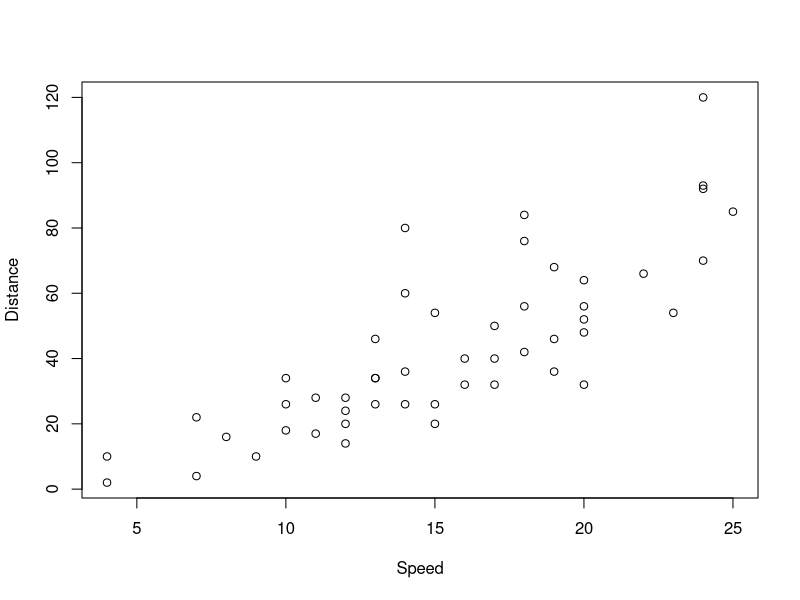
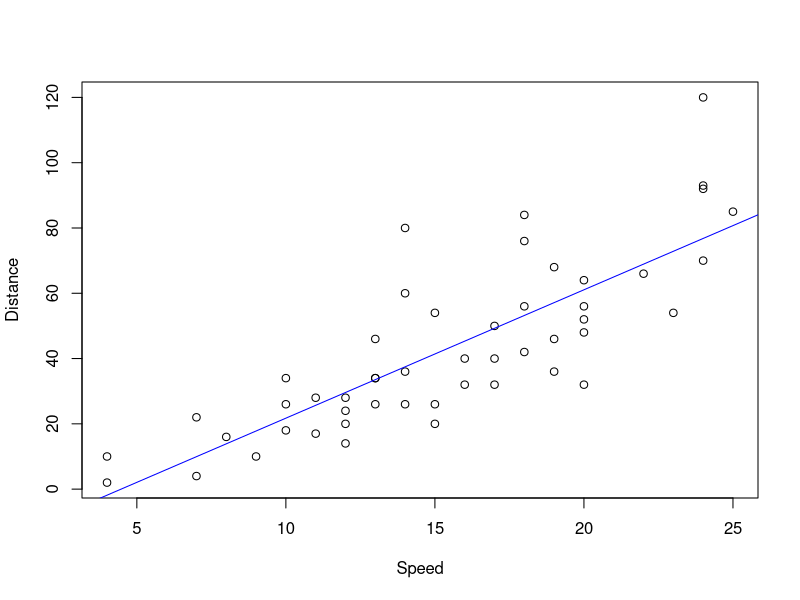
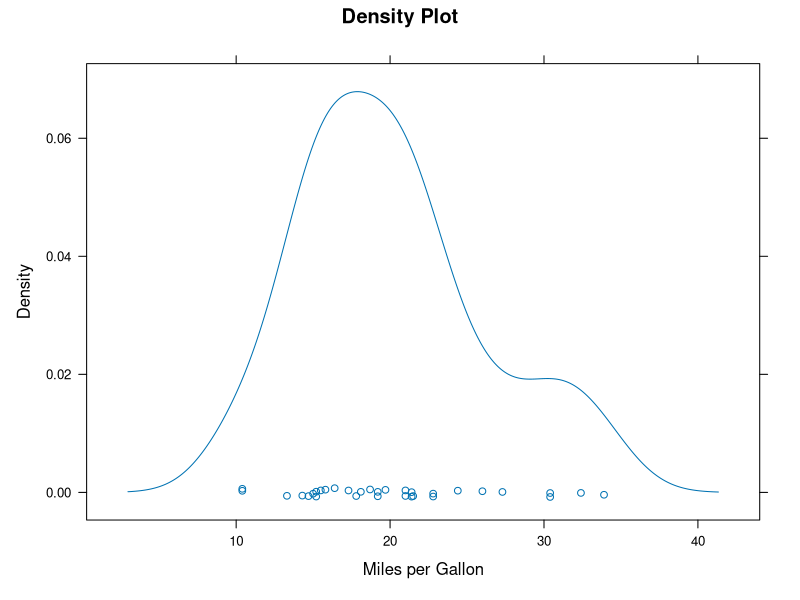
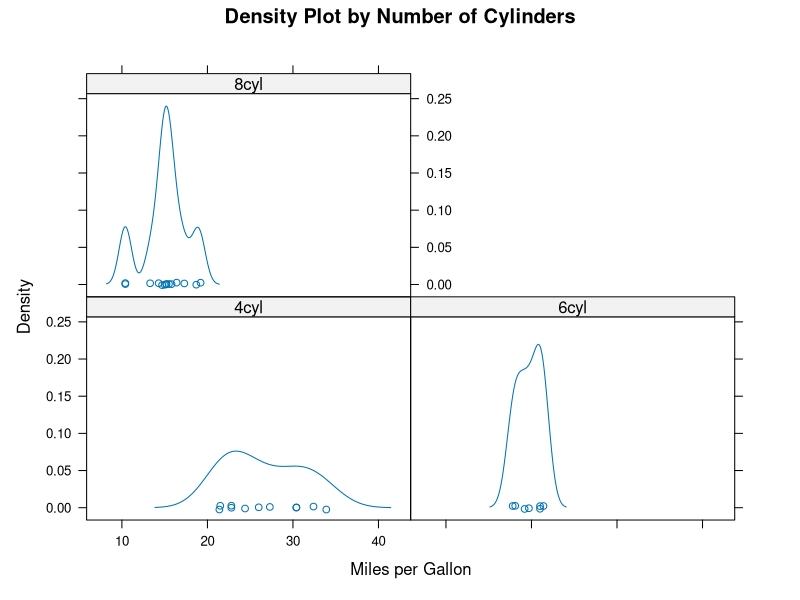
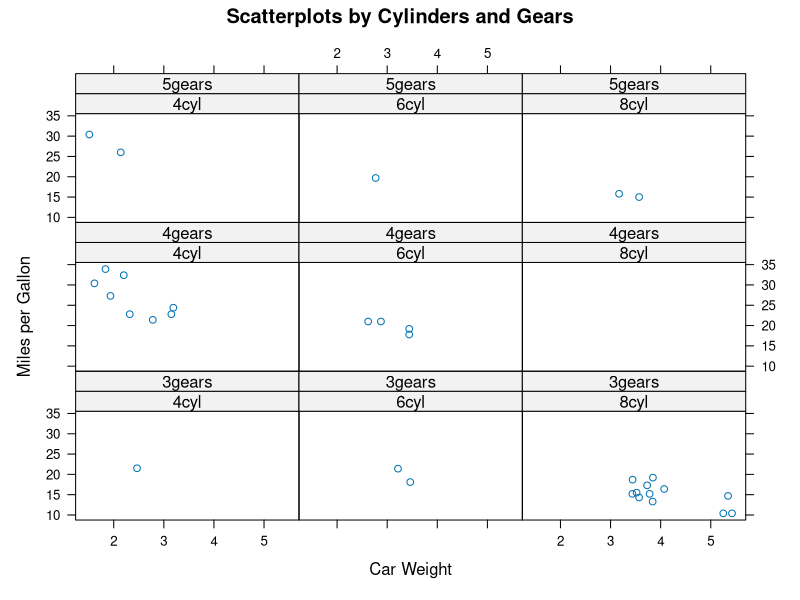
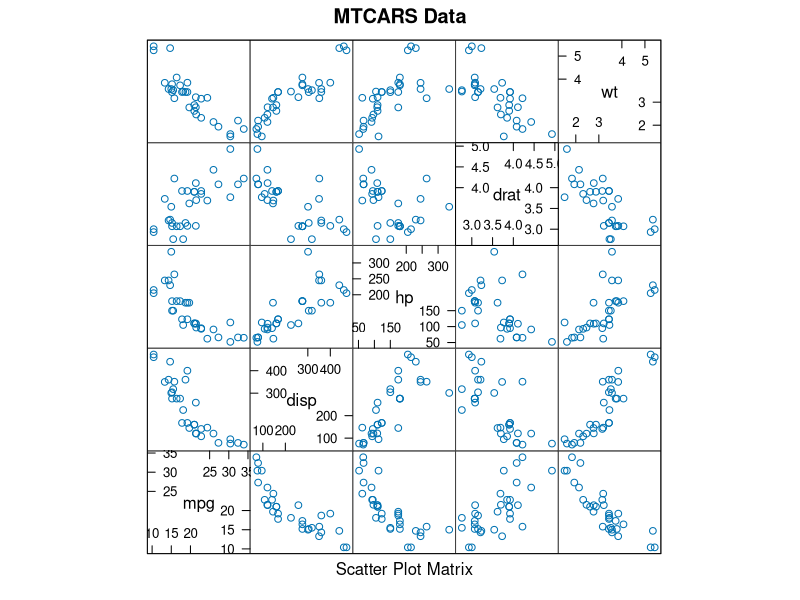

Source code (R) for these figures, in order:
## ---- chunk 1
str(cars)
## ---- chunk 2
plot(cars[, "speed"], cars[, "dist"], xlab = "Speed", ylab = "Distance")
## ---- chunk 3
slrModel <- lm(dist ~ speed, data = cars)
## ---- chunk 4
str(slrModel)
## ---- chunk 5
summary(slrModel)
## ---- chunk 6
coef(slrModel)
## ---- chunk 7
plot(cars[, "speed"], cars[, "dist"], xlab = "Speed", ylab = "Distance")
abline(slrModel, col = "Blue")
## ---- chunk 8
dev.off()
## ---- chunk 9
graphics.off()
## ---- chunk 10
library(lattice)
## ---- chunk 11
attach(mtcars)
## ---- chunk 12
search()
## ---- chunk 13
"mtcars" %in% search()
## ---- chunk 14
head(mtcars$mpg)
## ---- chunk 15
head(mtcars[, "mpg"])
## ---- chunk 16
head(mpg)
## ---- chunk 17
gear.f <- factor(gear, levels = c(3, 4, 5), labels = c("3gears", "4gears", "5gears"))
cyl.f <- factor(cyl, levels = c(4, 6, 8), labels = c("4cyl", "6cyl", "8cyl"))
## ---- chunk 18
densityplot(~mpg, main = "Density Plot", xlab = "Miles per Gallon")
## ---- chunk 19
densityplot(~mpg | cyl.f, main = "Density Plot by Number of Cylinders", xlab = "Miles per Gallon")
## ---- chunk 20
xyplot(mpg ~ wt | cyl.f * gear.f, main = "Scatterplots by Cylinders and Gears", 
    ylab = "Miles per Gallon", xlab = "Car Weight")
## ---- chunk 21
splom(mtcars[, c(1, 3:6)], main = "MTCARS Data")
## ---- chunk 22
detach(mtcars)
## ---- chunk 23
"mtcars" %in% search()
## ---- chunk 24
graphics.off()
